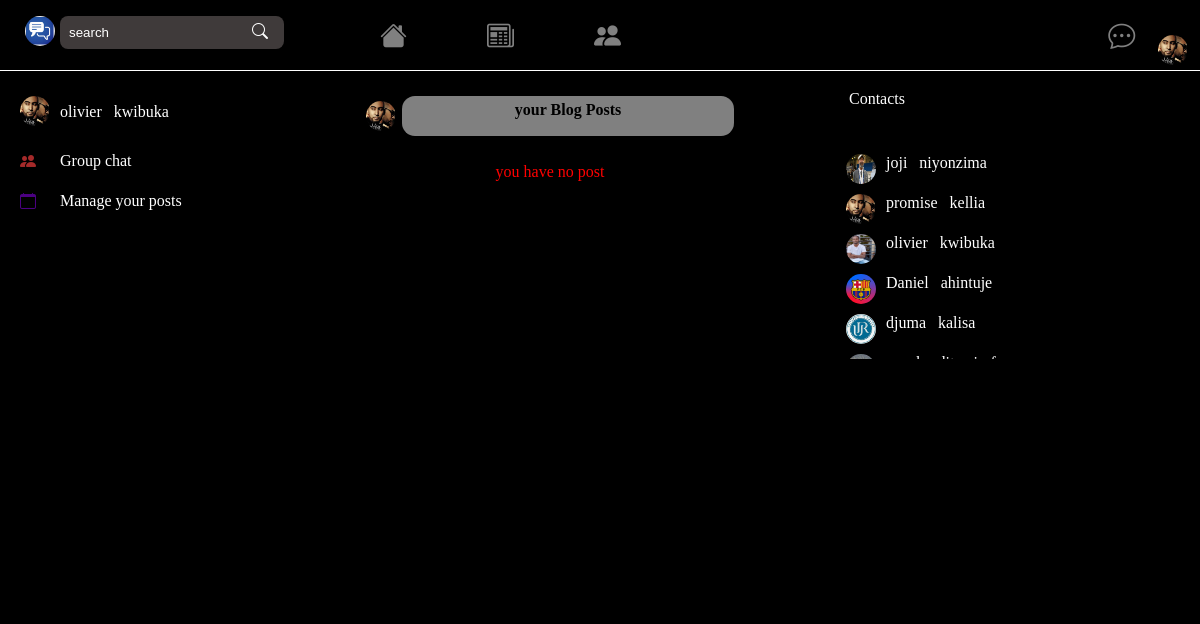
Page /user_pages/user_memories&posts.php (signed in) on the committed database.
### tables this page shows
CREATE TABLE `users` (
  `id` bigint(20) NOT NULL,
  `first_name` varchar(191) NOT NULL,
  `last_name` varchar(191) NOT NULL,
  `email` varchar(191) NOT NULL,
  `password` varchar(191) NOT NULL,
  `birth` varchar(191) NOT NULL,
  `sex` varchar(10) NOT NULL,
  `image` varchar(191) NOT NULL,
  `user_type` varchar(20) NOT NULL,
  `created_at` timestamp NOT NULL DEFAULT current_timestamp() ON UPDATE current_timestamp()
);

### user_pages/user_memories&posts.php (the view, shortened to what this page needs)
<?php include("../static_pages/header.php");
?>
<div class="section">
    <div class="container">
<?php include("../static_pages/left.php"); ?>
<div class="center">
    <center>
    <div class="content">
            <div class="section_one">
            <img src="../profile_images/<?= $profile; ?>">
            <p>your Blog Posts</p>
        </div>
        <div class="posts_card_container">
<?php
$query = "SELECT * FROM post WHERE user_id='$user_id' ORDER BY created_at DESC";
$query_run = mysqli_query($con , $query);
$sql = mysqli_num_rows($query_run);
if($sql > 0)
{
    while($row = mysqli_fetch_assoc($query_run))
    {
        $_SESSION['post_id'] = $row['id'];
        ?>
<div class="card post_card">
<div class="card_header">
<div class="left">
<div><img src="../profile_images/<?= $row['user_profile']; ?>"></div>
<div class="auth"><h4><?= $row['user_last_name']; ?> &nbsp; <?= $row['user_first_name'] ?></h4>
<p><?= $row['created_at']; ?></p></div>
</div>
</div>
<div class="card_body" >
<div class="title">
        <span>
        <?= $row['description']; ?>
</span>
    </div>
<img src="../post_images/<?= $row['image'] ?>" alt="">
<div class="numbers_view">
<?php
$post_id = $_SESSION['post_id'];
$sqltwo = "SELECT * FROM likes WHERE post_id='$post_id'";
$sqltwo_run = mysqli_query($con , $sqltwo);
$selecttwo = mysqli_num_rows($sqltwo_run);
if($selecttwo>0)
{
        ?>
<div class="likes_comments_number likes_number">
    <span>
<i class="bi bi-hand-thumbs-up"></i>
<i class="bi bi-heart"></i>
</span>
&nbsp;
<span><?php echo $selecttwo; ?></span>
</div>
<?php
}
else
{
    ?>
<div class="likes_comments_number likes_number">
    <span>
<i class="bi bi-hand-thumbs-up"></i>
<i class="bi bi-heart"></i>
</span>
&nbsp;
<span><?php echo 0 ?></span>
</div>
    <?php
}
?>
<?php
$post_id = $_SESSION['post_id'];
$sql = "SELECT * FROM comments WHERE post_id='$post_id'";
$sql_run = mysqli_query($con , $sql);
$select = mysqli_num_rows($sql_run);
if($select>0)
{
        ?>
<div class="likes_comments_number comments_number">
    <span><i class="bi bi-chat-left"></i></span>
    <span><?php echo $select; ?></span>
</div>
        <?php
}
else
{
    ?>
<div class="likes&comments_number comments_number">
<span><i class="bi bi-chat-left"></i></span>
<span><?php echo 0 ?></span>
</div>
    <?php
}
?>
</div>
<div class="like_comment_post">
    <div class="likes like_btn">
    <a href="likes.php?id=<?=$row['id'];?>"> <span>view all Like</span>
</a>
    </div>
</div>
 <a href="comments.php?id=<?=$row['id'];?>" style="text-decoration:none;"><p class="view_comments_btn"
 style="color:white;margin-top:10px;text-decoration:none;">view all comments</p></a>
 <center>
<div class="edit_delete">
    <div class="delete">
    <form action="../functions/user_delete_post.php?id=<?=$row['id'];?>" method="post">
    <input type="submit" value="delete" name="delete_post" class="edit_delete_btn delete_btn">
    </form>
    </div>
</div>
</center>
    </div>
    </div>
        <?php
    }
}
else
{
    echo " <span style='margin-top:2em;color:red;'>you have no post</span>";
}
?>
</div>
</div>
</center>
</div>
    <div class="right">
        <div class="container">
    <div class="box_two">
    <div class="container">
        <div class="top">
            <p>Contacts</p>
            <div class="contact_icons">
            </div>
        </div>
        <div class="loged_users">
            <?php
            $query = "SELECT * FROM users WHERE id != '$user_id' && user_type!='admin' order by created_at desc";
            $query_run = mysqli_query($con , $query);
            $sql = mysqli_num_rows($query_run);
            if($sql > 0)
            {
                while($row = mysqli_fetch_assoc($query_run))
                {
                    ?>
                    <div class="bottom">
                    <a href="messages.php?id=<?= $row['id'] ?>"><img src="../profile_images/<?= $row['image']; ?>" alt="">
                    <p><?= $row['last_name'];?> &nbsp; <?= $row['first_name'];?>
                    </a>
                </div>
                    <?php
                }
            }
            else
            {
                echo "no user found";
            }
            ?>
        </div>
    </div>
</div>
</div>
    </div>
</body>
</html>

### user_pages/user_memories&posts.php (style rules this page uses)
body { margin: 0; padding: 0; box-sizing: border-box; background-color: black; }
.section .container { background-color: black; display: flex; height: 100%; width: 100%; color: white; }
.section .container .right { background-color: transparent; height: 100%; width: 33%; margin-top: 5em; overflow-y: scroll; }
.right .container { width: 100%; height: 100%; display: flex; flex-direction: column; background-color: transparent; margin-bottom: 13px; }
.box_two .container .top { display: flex; justify-content: space-around; height: fit-content; margin-top: 10px; margin-right:-20px; }
.box_two .container .top p { margin-top: 0px; margin-left:20px; }
.box_two .container .top .contact_icons { margin-right: 8em; display: flex; width: 7em; justify-content: flex-start; cursor: pointer; }
.box_two .container .bottom img { width: 30px; height: 30px; border-radius: 50%; }
.box_two .container .bottom { display: flex; width: 97%; margin-left: 27px; height: fit-content; margin-top: 10px; }
.loged_users .bottom p { margin: 0 0 0 10px; }
.loged_users { display: flex; flex-direction: column; margin-top: 5px; padding: 3px; margin-bottom: 1em; width: auto; }
.loged_users { margin-bottom:5em; display: flex; flex-direction: column; margin-top: 5px; padding: 15px; margin-bottom: 1em; width: auto; }
.loged_users .bottom a { color:white; text-decoration:none; }
.section .container .right { position:fixed; right:0; overflow:hidden; width:33%; }
.right .container { overflow-x:hidden; overflow-y:hidden; }
.right .container .box_two .container { overflow:hidden; }
.section .container .center { height: 100%; width: 45%; margin-top: 5em; }
.section .container .center { border-radius:10px; padding:1em; position:relative; left:22%; margin-top:2em; width:45%; }
.section .container .center .content { background:transparent; width:80%; height:auto; justify-content:center; }
.section .center .content .section_one { display:flex; height:auto; margin-top:1em; background:transparent; padding:2em; border-radius:13px; }
.section .center .content .section_one p { background:grey; color:black; font-weight:bold; padding:5px; border-radius:13px; border:none; margin:0 0 -7px 6px; width:90%; height:30px; }
.section .container .center .section_one img { width:30px; height:30px; border-radius:50%; margin-top:5px; }
.section .container .center .content .posts_card_container { display:flex; flex-direction:column; margin-top:-2em; justify-content:space-between; }
.box_two .container .loged_users { max-height:200px; overflow-y:hidden; overflow-x:hidden; }

### rows in the picture
users: image (picture), last_name "joji", first_name "niyonzima"
users: image (picture), last_name "promise", first_name "kellia"
users: image (picture), last_name "olivier", first_name "kwibuka"
users: image (picture), last_name "Daniel", first_name "ahintuje"
users: image (picture), last_name "djuma", first_name "kalisa"
users: image (picture)

### other values in the picture
$last_name "olivier"
$first_name "kwibuka"
